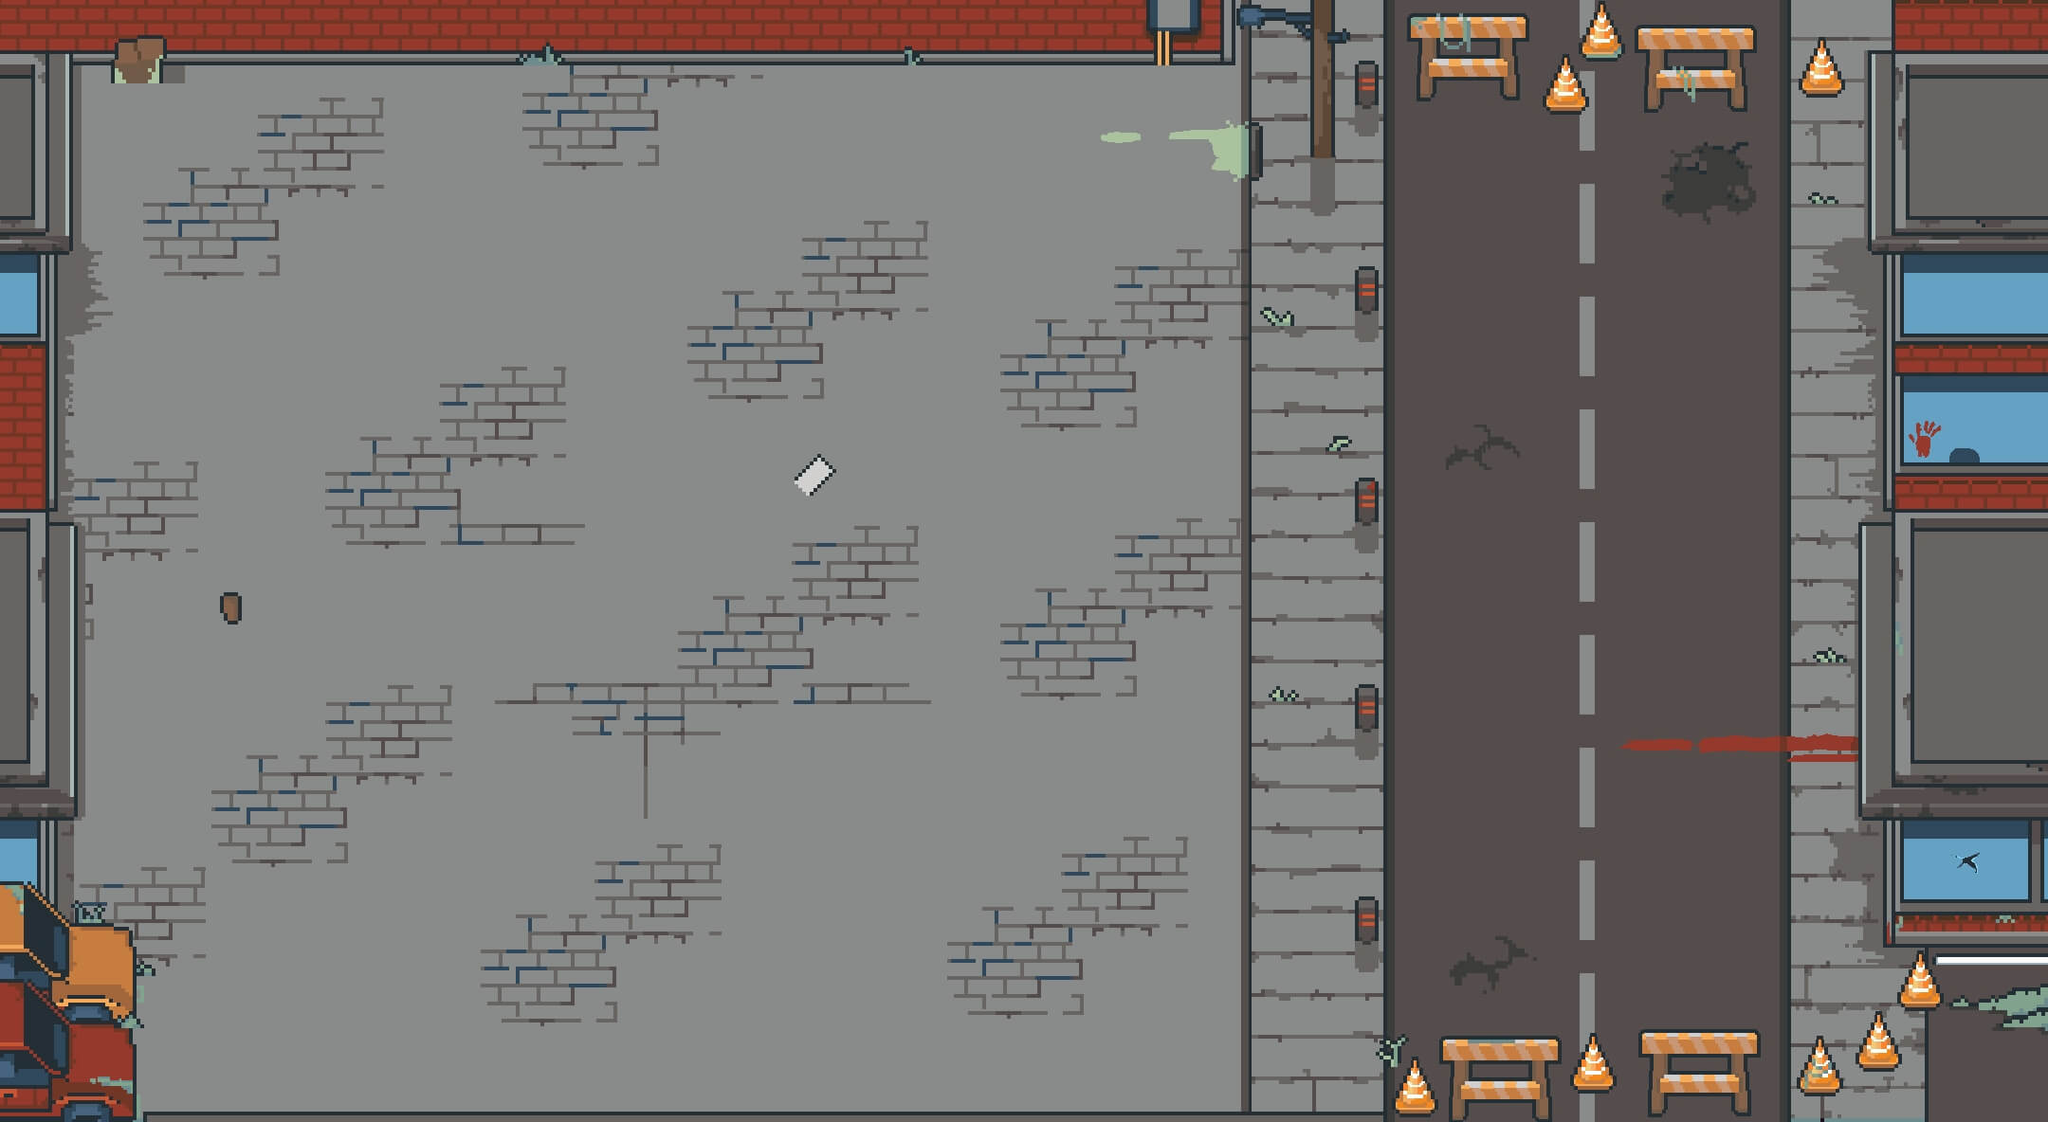

This game map was drawn from its Tiled (.tmx) file and the tilesets committed beside it. A one-line description and the trimmed map source follow:
An orthogonal 135x74 tile map with 16x16 px tiles, 1 tile layer (Tile Layer 1).

<map version="1.10" tiledversion="1.11.0" orientation="orthogonal" renderorder="right-down" width="135" height="74" tilewidth="16" tileheight="16" infinite="0" nextlayerid="2" nextobjectid="1">
 <tileset firstgid="1" name="Dungeon-1" tilewidth="16" tileheight="16" tilecount="9990" columns="135">
  <image source="Dungeon-1.jpeg" width="2172" height="1193" />
 </tileset>
 <layer id="1" name="Tile Layer 1" width="135" height="74">
  <data>[9990 cells, 9990 non-empty, 9990 distinct tile ids]</data>
 </layer>
</map>